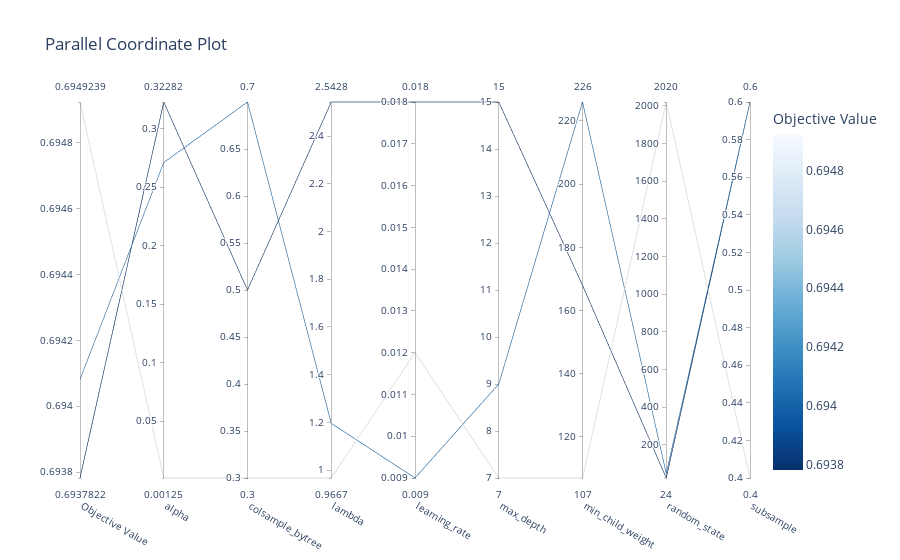

Write notebook code for a chart like this one.
### Code cell
optuna.visualization.plot_parallel_coordinate(study)

### Figure 1 — Plotly figure (JSON) as saved in the notebook; plotly's stock layout.template omitted (floating-point values rounded to 4 significant figures)
{"data": [{"dimensions": [{"label": "Objective Value", "range": [0.6938, 0.6949], "values": [0.6949, 0.6941, 0.6938]}, {"label": "alpha", "range": [0.001254, 0.3228], "values": [0.001254, 0.271, 0.3228]}, {"label": "colsample_bytree", "range": [0.3, 0.7], "values": [0.3, 0.7, 0.5]}, {"label": "lambda", "range": [0.9667, 2.543], "values": [0.9667, 1.196, 2.543]}, {"label": "learning_rate", "range": [0.009, 0.018], "values": [0.012, 0.009, 0.018]}, {"label": "max_depth", "range": [7, 15], "values": [7, 9, 15]}, {"label": "min_child_weight", "range": [107, 226], "values": [107, 226, 168]}, {"label": "random_state", "range": [24, 2020], "values": [2020, 48, 24]}, {"label": "subsample", "range": [0.4, 0.6], "values": [0.4, 0.6, 0.6]}], "labelangle": 30, "labelside": "bottom", "line": {"color": [0.6949, 0.6941, 0.6938], "colorbar": {"title": {"text": "Objective Value"}}, "colorscale": [[0, "rgb(247,251,255)"], [0.125, "rgb(222,235,247)"], [0.25, "rgb(198,219,239)"], [0.375, "rgb(158,202,225)"], [0.5, "rgb(107,174,214)"], [0.625, "rgb(66,146,198)"], [0.75, "rgb(33,113,181)"], [0.875, "rgb(8,81,156)"], [1, "rgb(8,48,107)"]], "reversescale": true, "showscale": true}, "type": "parcoords"}], "layout": {"title": {"text": "Parallel Coordinate Plot"}}}
